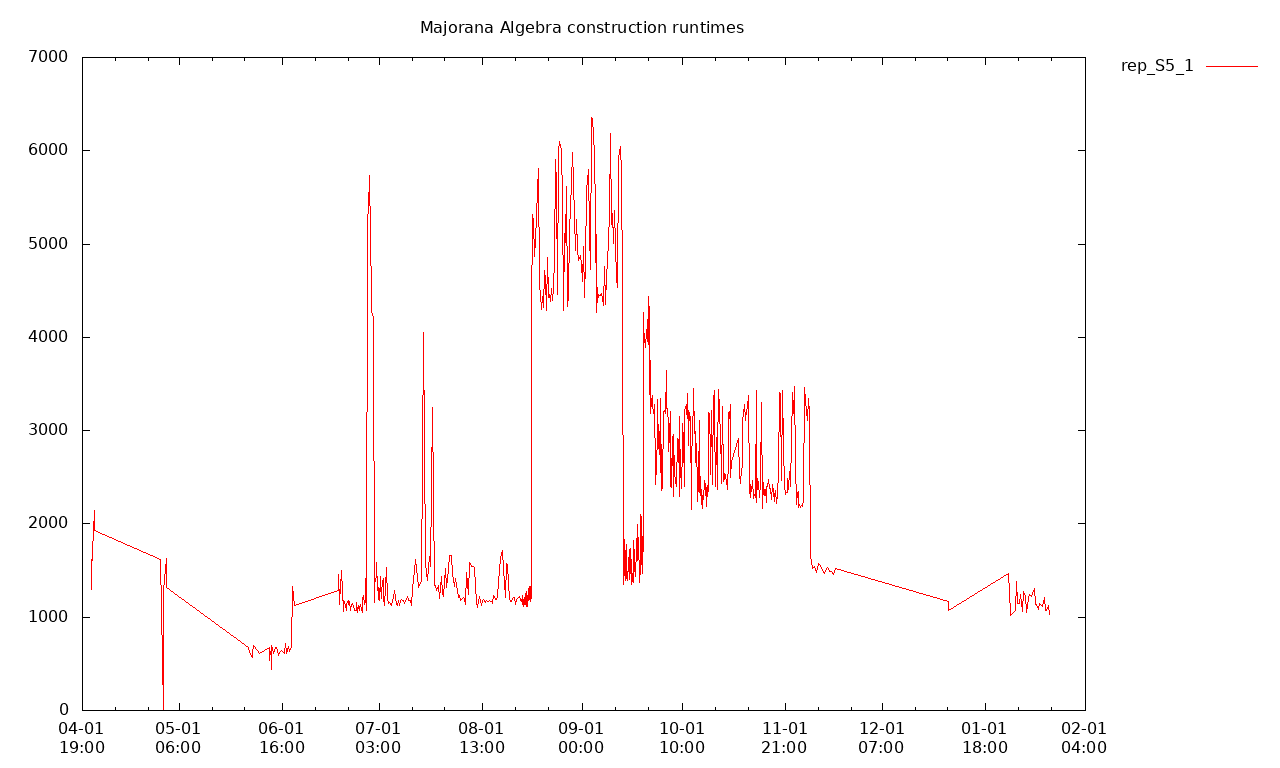

Generate this figure with gnuplot:
set datafile separator ","
set xdata time
set timefmt "%Y-%m-%dT%H:%M+0100"
set format x "%m-%d\n%H:%M"
set terminal png size 1280,768
set output "rep_S5_1.png"
set key on outside

set title "Majorana Algebra construction runtimes"
set style data linespoints

plot for [n=2:2] "rep_S5_1.csv" using 1:(column(n)/1e6) with lines title "rep_S5_1"
